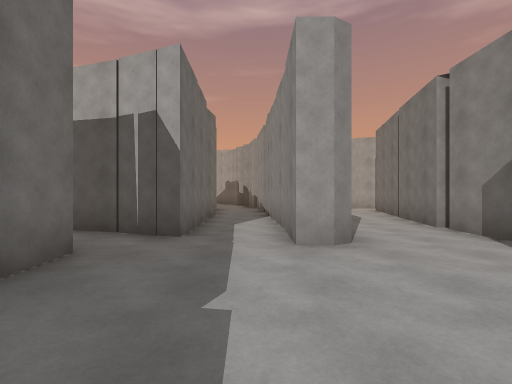
View 1 (above)

24 first-person views from a walk through a 3-D level made in the Unity game engine. The camera is 1.4 m above the floor, looks level and sees 85° across. The floor is counted in squares, 2 m on a side. Each view is taken from the middle of a square. On the plan, view 1 faces up. The plan holds only what a view shows up to about 9 squares ahead; the rest is blank. The place goes on beyond the plan.

View 2
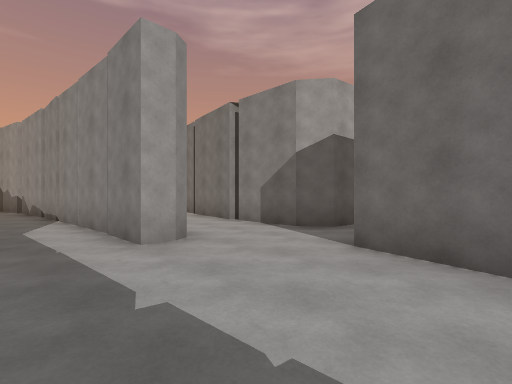

View 3
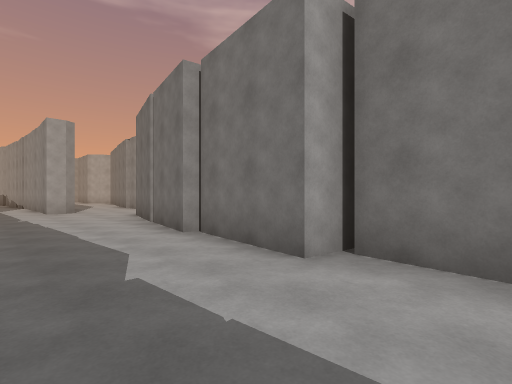

View 4
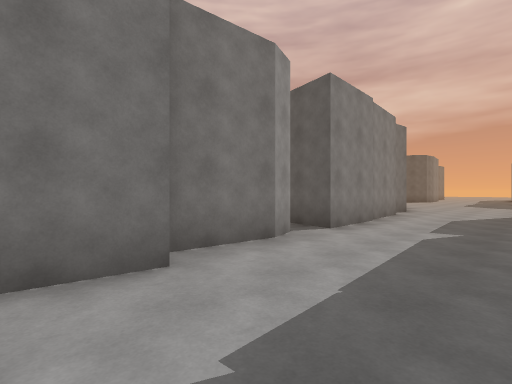

View 5
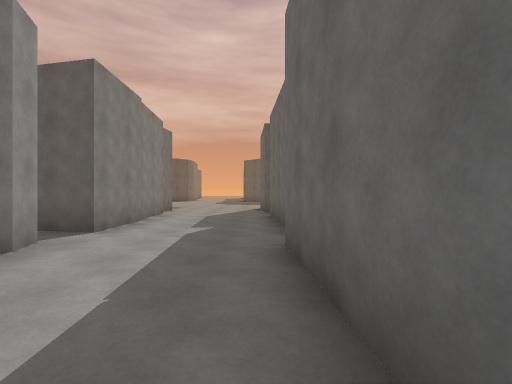

View 6
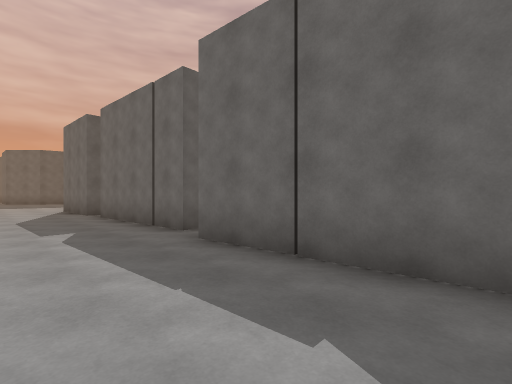

View 7
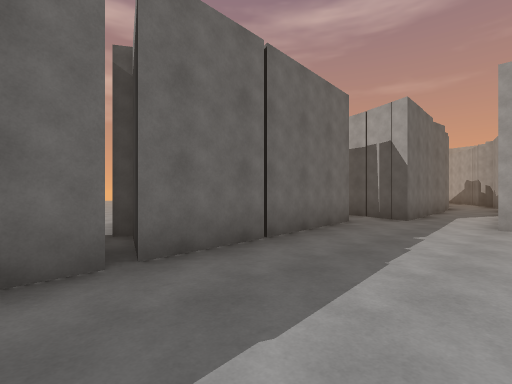

View 8
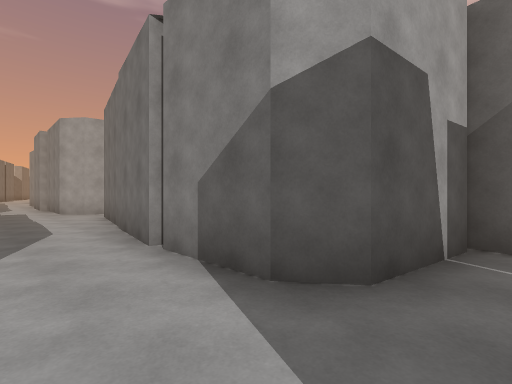

View 9
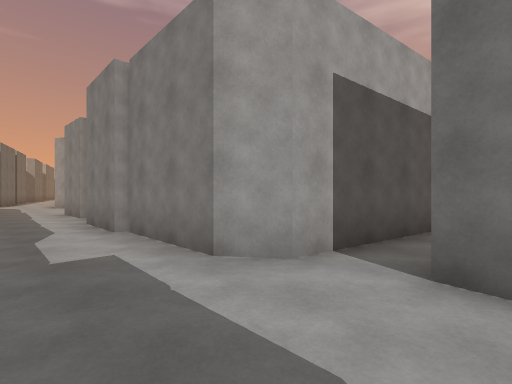

View 10
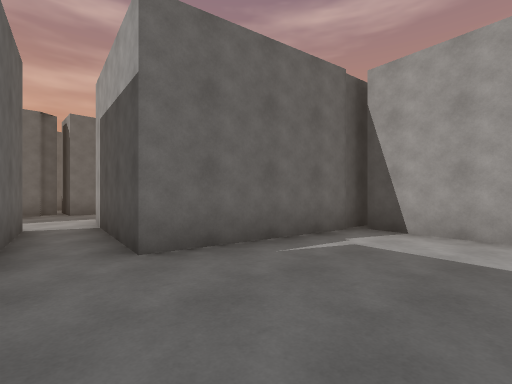

View 11
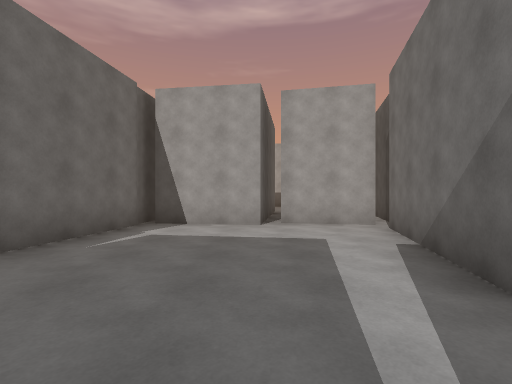

View 12
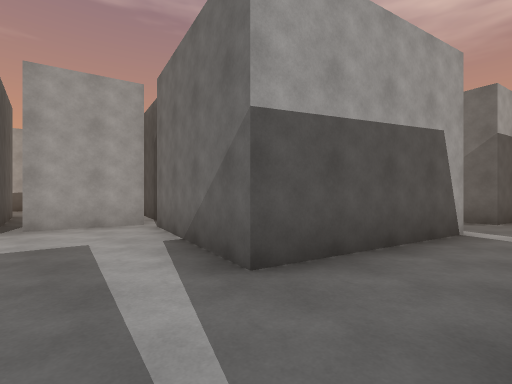

View 13
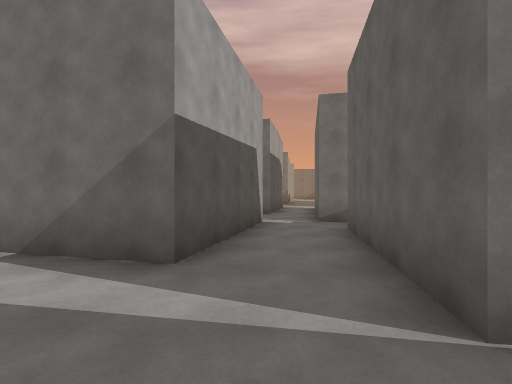

View 14
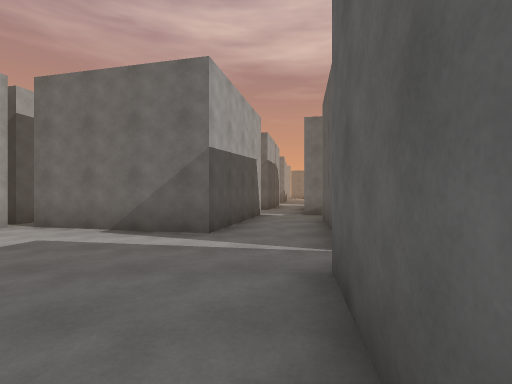

View 15
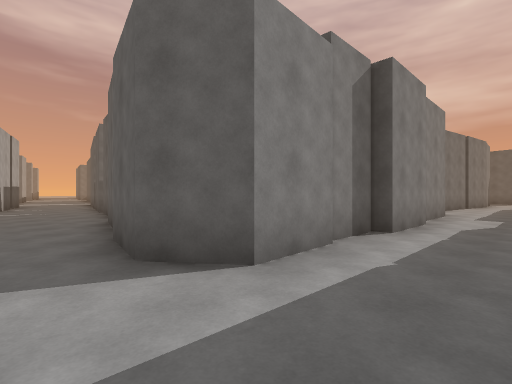

View 16
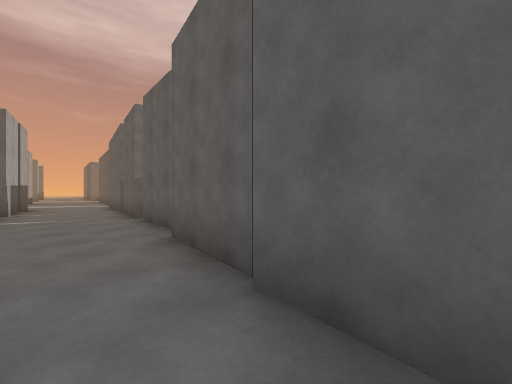

View 17
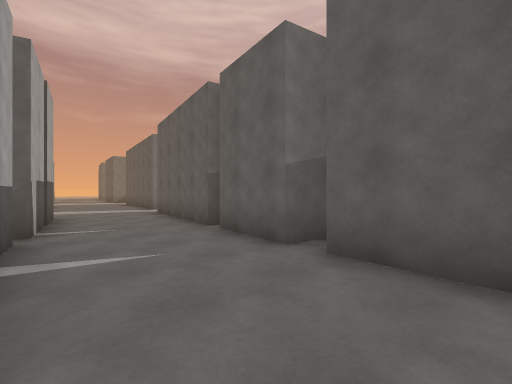

View 18
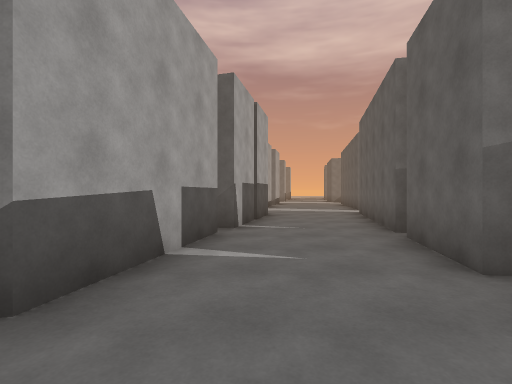

View 19
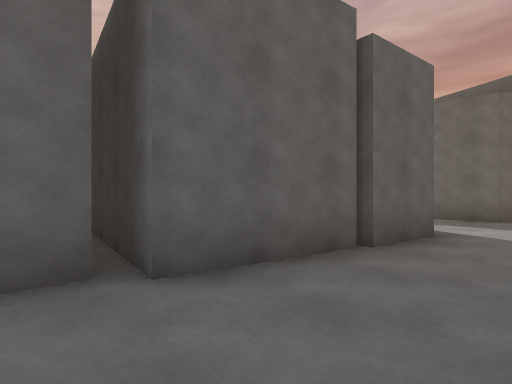

View 20
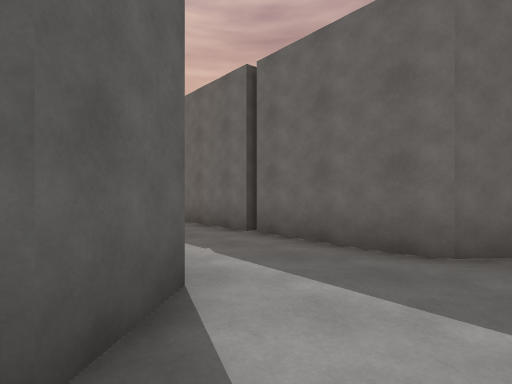

View 21
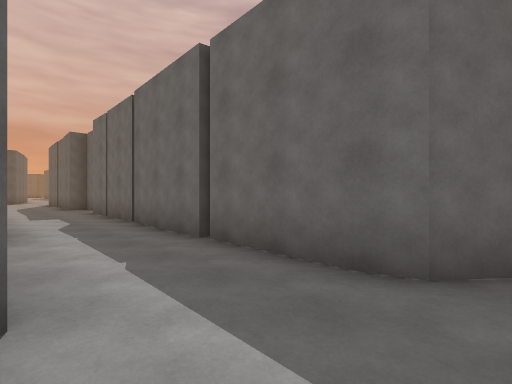

View 22
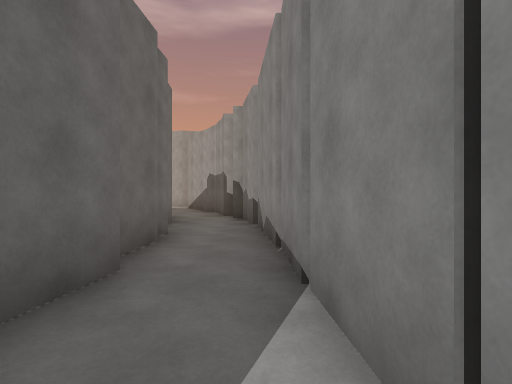

View 23
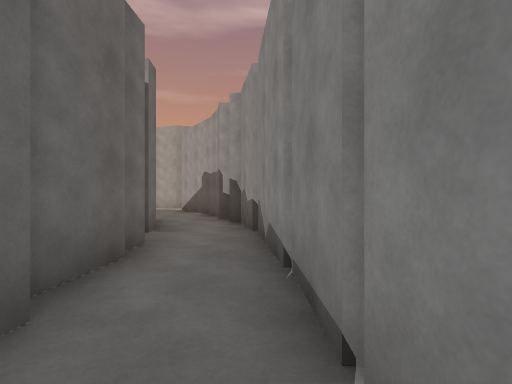

View 24
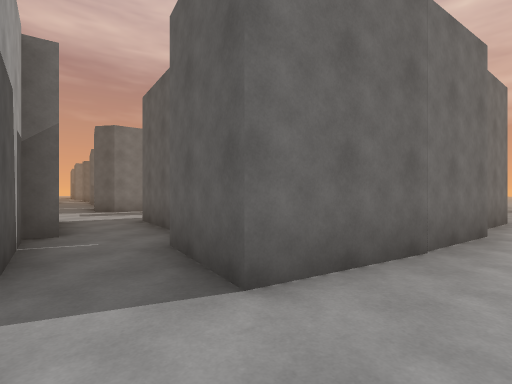

### Floor plan
Points are (right, up) in squares from view 1. A wall is a line through its corners. A room is listed if a view was taken in it or the views show most of it. See-through windows are left out.
Room 1 (views 1, 2, 3, 4, 5, 6, 7, 8, 9, 15, 16, 17, 18, 19, 20, 21, 22, 23, 24)
walls: (4, 7.9) (4.4, 9.4); (3.1, 5.6) (3.4, 7.8); (4.5, 9.9) (4.7, 10.6) (6.6, 10.2); (1.4, 3.9) (1, 3.7) (0.7, 3.7) (0.1, 11.8); (-1.2, 7) (-1.2, 4.3); (4.1, 2.9) (3.6, 3.5) (3.6, 5.2); (-1.2, 8.6) (-1.4, 7.4); (1, 11.3) (1, 10.8); (0.7, 11.8) (0.7, 11.3); (-1.4, 10.1) (-1.5, 8.8); (-0.1, 12) (-0.4, 13.3); (-1.5, 10.9) (-1.6, 10.3); (-2.1, 3.3) (-1.7, -1.9); (7.9, 11.3) (4.3, 11.8) (3.7, 12.6) (4, 15); (3.7, 15) (3.7, 17); (1.4, -2.7) (2.5, 1.7) (4.4, 1.2); (4.2, 17) (4.3, 18.4); (-1.7, -2.1) (-1.3, -7.7); (3.9, 18.6) (3.9, 20.1) (4.9, 20.9) (6.5, 20.6); (2.3, -5.4) (1.5, -5.3) (1.9, -2.8); (6.5, 20.4) (9, 19.9) (8.6, 16.6); (9.3, 19.5) (11.7, 19.2) (11.5, 17.4); (12.2, 18.2) (12.4, 19.1) (14.3, 18.8); (2.1, -8) (1.8, -7.3) (2, -5.5); (0.9, 21.9) (1.5, 21.4) (1.6, 20.9) (1.2, 11.9); (-1.7, -8.5) (-1.6, -9.6); (14.7, 18.5) (18.5, 17.6); (-1.2, -9.6) (-1, -12.4); (1.8, -10.9) (1.6, -8.8); (14.9, 21.7) (11.8, 22.3); (16.9, 21.2) (15.4, 21.6); (1.9, -13.2) (1.8, -11.1); (18.5, 20.6) (17, 21); (-1.5, -13.4) (-1.4, -14.5)
ways out: opening at (7, 11) to room 2; opening at (-2.5, -8); opening at (-2.5, 4); opening at (-1, 14); opening at (4, 2)
Room 2 (views 10, 11, 12, 13, 14)
walls: (11.3, 9.1) (15.4, 8.5); (8.3, 9.6) (10.5, 9.2); (8.5, 14.9) (7.9, 11.3); (13.6, 14.9) (11.5, 15.3); (15.8, 10) (12.7, 10.8) (13.6, 14.5); (11.4, 16.9) (11.1, 14.9) (8.7, 15.2)
ways out: opening at (7, 11) to room 1; opening at (15, 9)

Where each view was taken, in squares from view 1:
view 1: 0 up, 0 right, facing up
view 2: 0 up, 1 left, facing up-right
view 3: 7 down, 1 left, facing up-right
view 4: 4 down, 1 left, facing down-right
view 5: 4 down, 1 left, facing down
view 6: 4 down, 1 right, facing down-left
view 7: 3 down, 1 right, facing up-left
view 8: 2 up, 2 right, facing up-right
view 9: 10 up, 2 right, facing up-right
view 10: 10 up, 11 right, facing up-left
view 11: 9 up, 11 right, facing up
view 12: 9 up, 11 right, facing up-right
view 13: 10 up, 10 right, facing right
view 14: 10 up, 8 right, facing right
view 15: 22 up, 2 right, facing down-right
view 16: 22 up, 5 right, facing down-right
view 17: 22 up, 10 right, facing down-right
view 18: 21 up, 10 right, facing right
view 19: 22 up, 10 right, facing down-left
view 20: 22 up, 5 right, facing down-left
view 21: 22 up, 4 right, facing down-left
view 22: 6 up, 0 right, facing up
view 23: 7 up, 0 right, facing up
view 24: 3 up, 1 right, facing down-right
